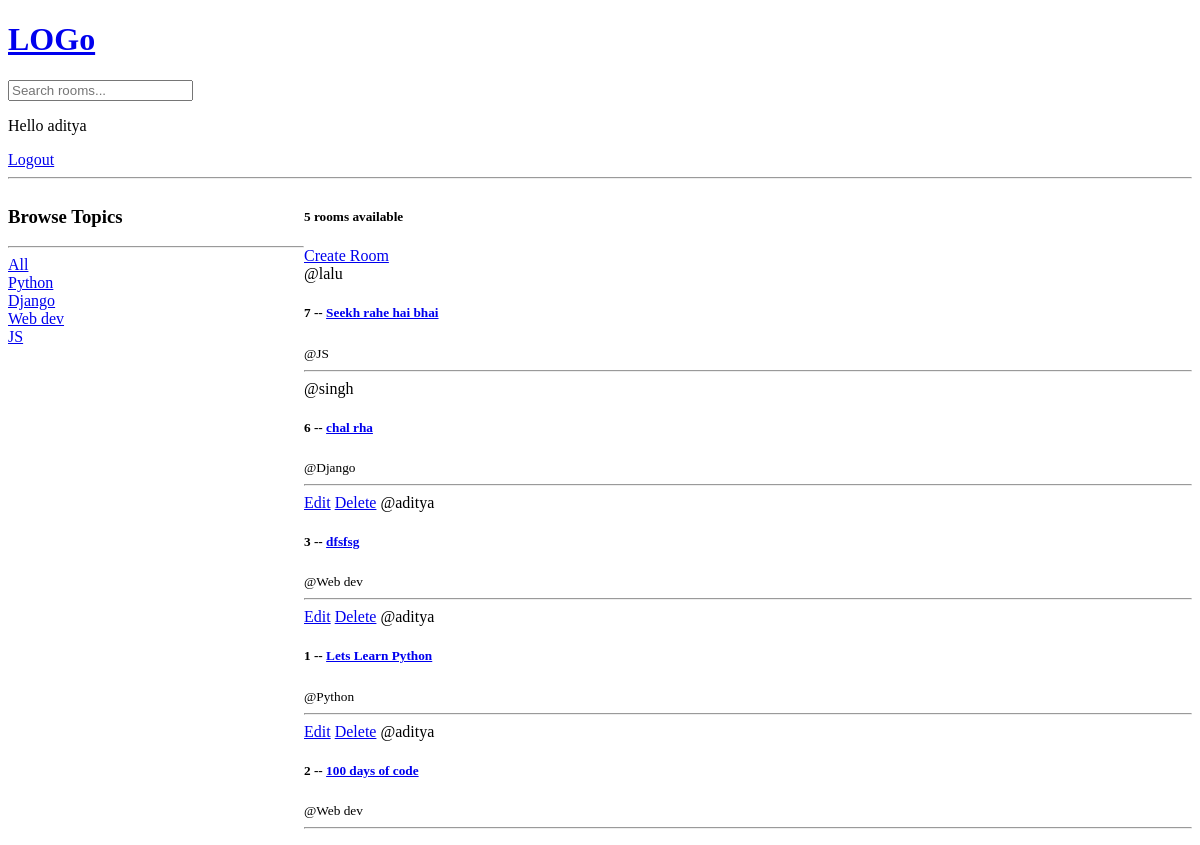
Before: / (signed in) with the older database file.
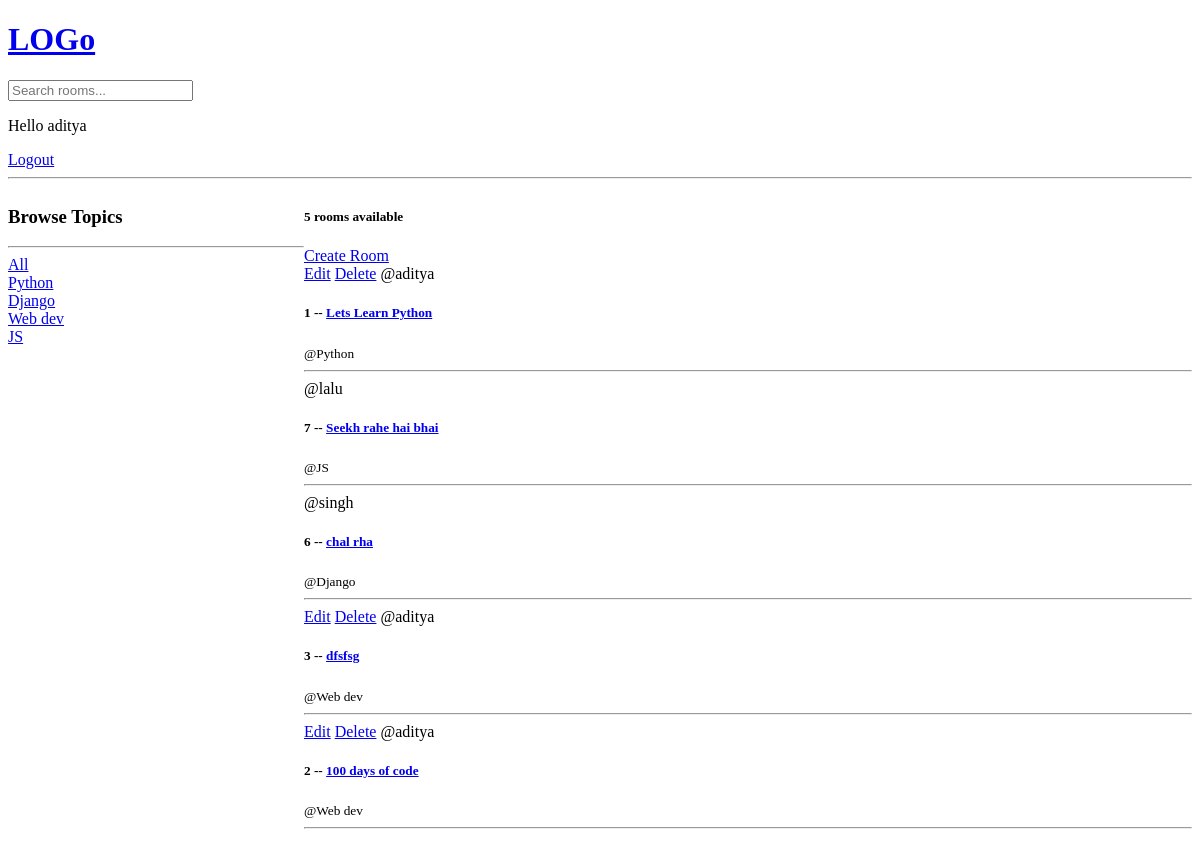
After: the same page with the newer database file.
### base/models.py (models this page shows, shortened)
class Topic(models.Model):
    name = models.CharField(max_length=200)

class Room(models.Model):
    host = models.ForeignKey(User, on_delete=models.SET_NULL, null=True)
    topic = models.ForeignKey(Topic, on_delete=models.SET_NULL, null=True)
    name = models.CharField(max_length=200)
    description = models.TextField(null = True , blank = True)
    participants = models.ManyToManyField(User, related_name='participants',blank=True)
    updated = models.DateTimeField(auto_now=True)
    created = models.DateTimeField(auto_now_add=True)
    class Meta:
        ordering = ['-updated', '-created']

### base/views.py (the view)
# urls.py: path('',views.home,name="home"),
def home(request):
    q = request.GET.get('q') if request.GET.get('q') !=None else ''
    rooms = Room.objects.filter(
        Q(topic__name__icontains=q) |
        Q(name__icontains=q) |
        Q(description__icontains=q)
        )
    topics = Topic.objects.all()
    room_count = rooms.count()
    context = {'rooms':rooms,'topics':topics,'room_count':room_count}
    return render(request, 'base/home.html',context,)

### base/templates/base/home.html (shortened to what this page needs)
{% extends 'main.html' %}
{% block content %}
<div class ="home-container">
    <div>
        <h3>Browse Topics</h3>
        <hr>
        <div>
            <a href="{% url 'home' %}">All</a>
        </div>
        {% for topic in topics %}
<div>
    <a href="{% url 'home' %}?q={{topic.name}}">{{topic.name}}</a>
</div>
        {% endfor %}
</div>
        <div>
<h5>{{room_count}} rooms available</h5>
            <a href="{% url 'create-room' %}">Create Room</a>
<div>
    {%  for room in rooms %}
    <div>
        {%  if request.user == room.host %}
        <a href="{% url 'update-room' room.id %}"> Edit</a>
        <a href="{% url 'delete-room' room.id %}"> Delete</a>
        {%  endif %}
        <span>@{{room.host.username}}</span>
        <h5>{{room.id}} -- <a href="{% url 'room' room.id %}">{{room.name}}</a></h5>
        <small>@{{room.topic.name}}</small>
        <hr>
    </div>
    {% endfor %}
</div>
        </div>
    </div>
{% endblock content %}

Changed rows visible on the page:
changed Room "Lets Learn Python": moves up the list
